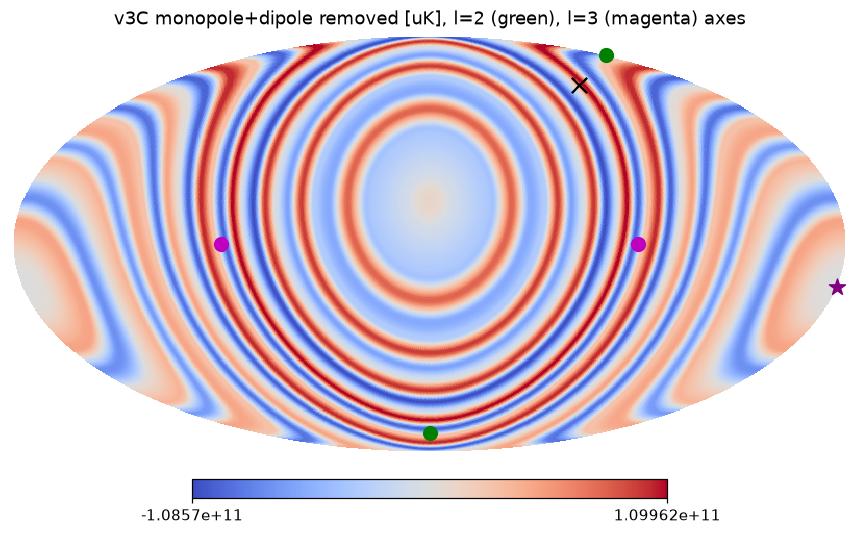

Recreate this plot in Python.
# v3C: quadrupole/octopole axes (max angular-momentum dispersion) of the monopole+dipole removed map vs AoE (260,60); writes cmb_lightpath_v3C.json (all key numbers).
import numpy as np,healpy as hp,json,matplotlib;matplotlib.use('Agg');import matplotlib.pyplot as plt
from cmb_lightpath_v3_common import *
m,m1,cl,cl1,kind,mean=stats('C');ax2,ax3=axis(m1,2),axis(m1,3);l,pm,pp=pct(cl1);ll=np.arange(len(cl1))
J=dict(rule='C',kind=kind,mean_profile_value=mean,rms_uK_monopole_removed=float(np.std(m)*T0uK),rms_uK_dipole_removed=float(np.std(m1)*T0uK),
 dipole_amp_dTT=float(np.sqrt(3*cl[1]/(4*np.pi))),Dl_uK2_l2_3_4_10=[float(ll[i]*(ll[i]+1)/2/np.pi*cl1[i]*T0uK**2) for i in (2,3,4,10)],
 pct_l2_30_model=pm.tolist(),pct_l2_30_planck=pp.tolist(),axis_l2=ax2,axis_l3=ax3)
json.dump(J,open('cmb_lightpath_v3C.json','w'),indent=1);print(json.dumps({k:v for k,v in J.items() if not k.startswith('pct')}))
fig=plt.figure(figsize=(9,5));hp.mollview(m1*T0uK,fig=fig.number,title='v3C monopole+dipole removed [uK], l=2 (green), l=3 (magenta) axes',cmap='coolwarm')
for a,cc in((ax2,'g'),(ax3,'m')):hp.projscatter([a['l'],a['l']+180],[a['b'],-a['b']],lonlat=True,c=cc,s=80)
hp.projscatter(260,60,lonlat=True,c='k',marker='x',s=100);hp.projscatter(180,-15,lonlat=True,c='purple',marker='*',s=120)
plt.savefig('cmb_lightpath_v3C_lowl_axes.png',dpi=110,bbox_inches='tight')
